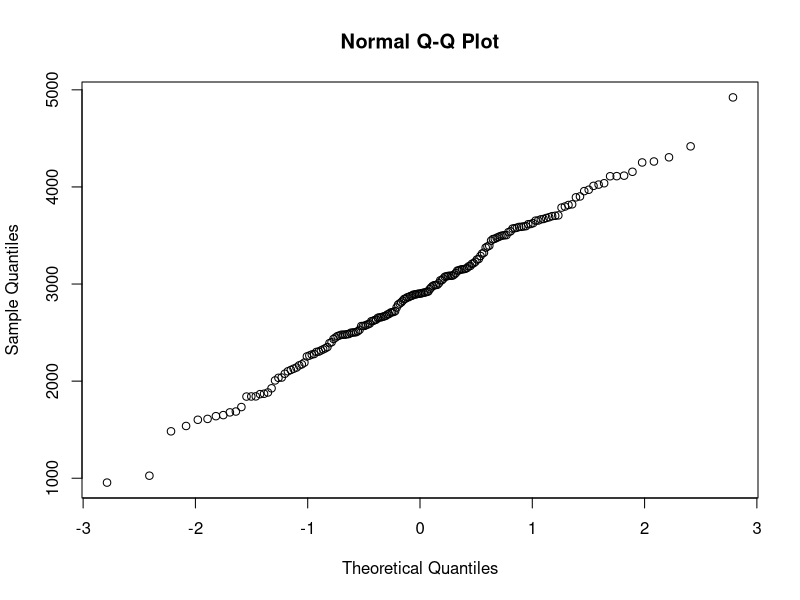
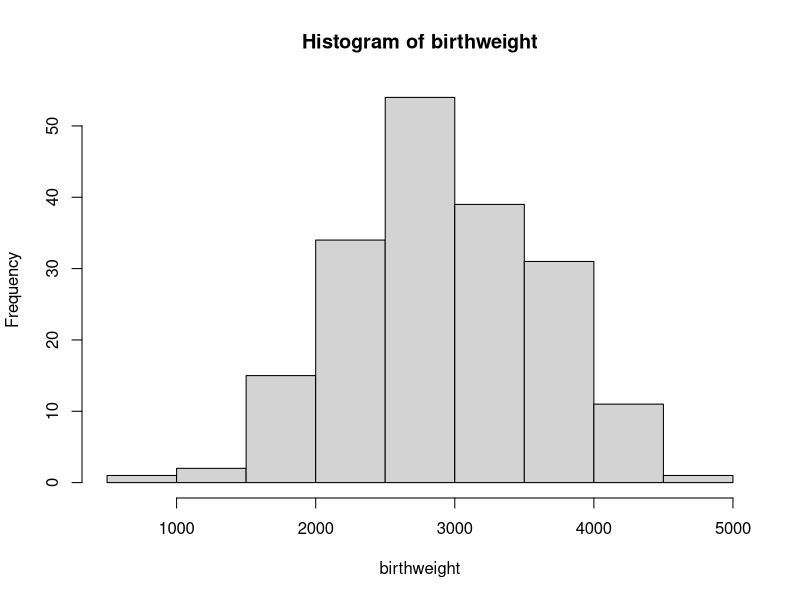
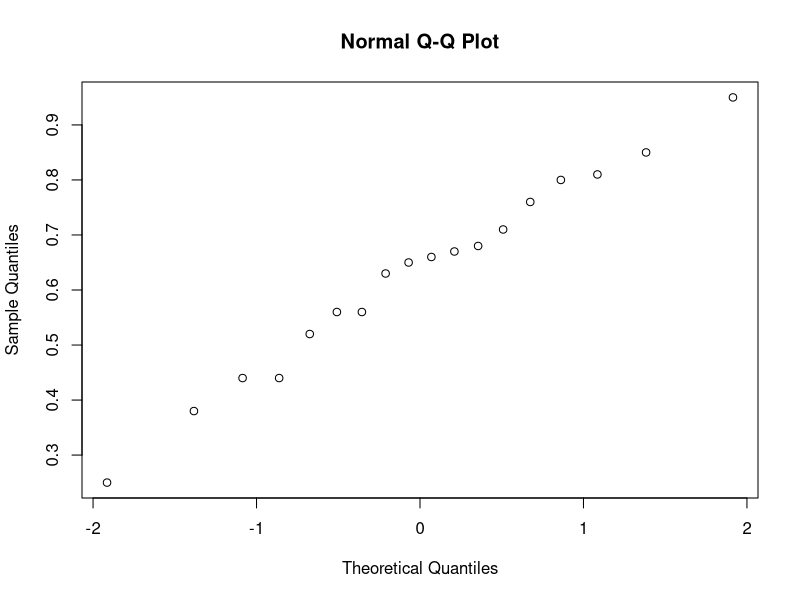
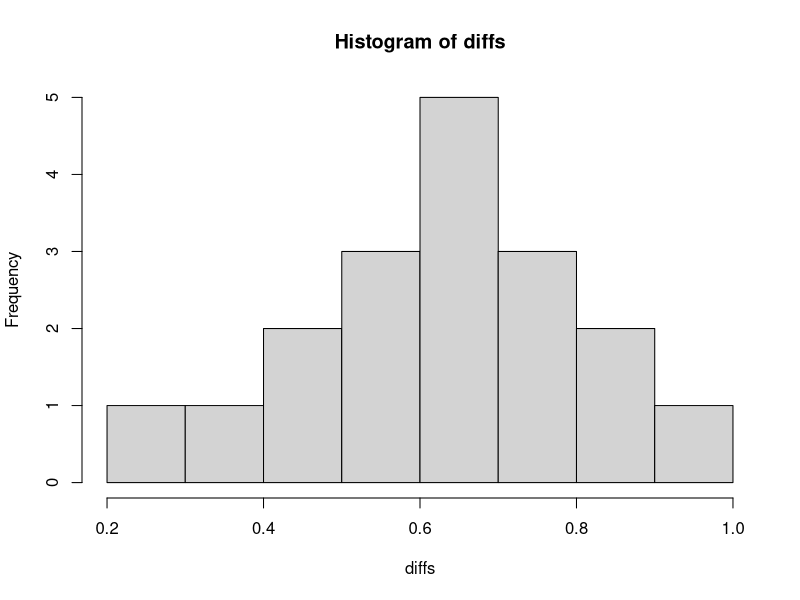
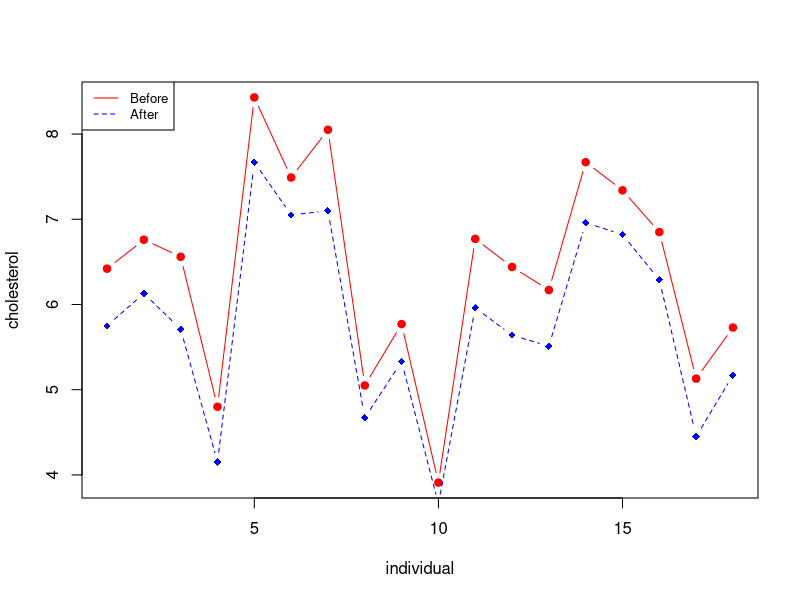
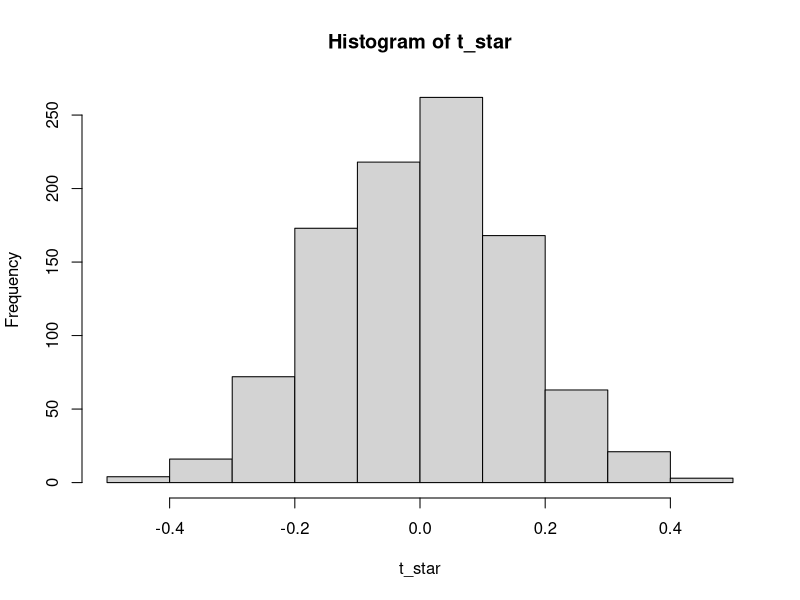

Write the R code that produced these figures, in order.
## ---- chunk 1
options(digits=3)
## ---- chunk 2
birthweight <- readLines("data/birthweight.txt")
birthweight <- as.double(birthweight[2:length(birthweight)])
birthweight
## ---- chunk 3
length(birthweight)
## ---- chunk 4
birthweight_mean <- mean(birthweight)
birthweight_mean
## ---- chunk 5
qqnorm(y = birthweight)
## ---- chunk 6
hist(birthweight)
# add density line
# lines(density(birthweight), col="blue",lwd=2)
## ---- chunk 7
shapiro.test(birthweight)
# H0 - normal distribution, H1 - not normal
## ---- chunk 8
t.test(birthweight, conf.level = 0.96)
## ---- chunk 9
B <- 1000
alpha <- 0.04
T_star <- numeric(B)

for(i in 1:B) {
  X_star <- sample(birthweight, replace = TRUE)
  T_star[i] <- mean(X_star)
}

T_star_q2 <- quantile(T_star, alpha/2)
T_star_q98 <- quantile(T_star, 1 - alpha/2)

c(2*birthweight_mean - T_star_q98, 2*birthweight_mean - T_star_q2)
## ---- chunk 10
sum(T_star<T_star_q2)
## ---- chunk 11
t.test(birthweight, alternative = "greater", mu=2800)
## ---- chunk 12
greater_weight <- as.integer(birthweight > 2800)
binom.test(sum(greater_weight), length(greater_weight), p=0.5, alt="g")
## ---- chunk 13


## ---- chunk 14

## ---- chunk 15
prop.test(c(61, 65), c(95, 93))
## ---- chunk 16
df <- as.data.frame(read.table("data/cholesterol.txt", header=TRUE))
head(df)
## ---- chunk 17
diffs <- df[, 1] - df[, 2]
diffs
qqnorm(diffs)
## ---- chunk 18
hist(diffs)
## ---- chunk 19
shapiro.test(diffs)
## ---- chunk 20
shapiro.test(df[, 1])
shapiro.test(df[, 2])
## ---- chunk 21
cor.test(df[, 1], df[, 2], method="pearson")
## ---- chunk 22
# Create a first line
plot(1:length(df[, 1]), df[, 1], type = "b", pch=19, col = "red", xlab = "individual", ylab = "cholesterol")
lines(1:length(df[, 2]), df[, 2], pch=18, col = "blue", type = "b", lty=2)
legend("topleft", legend=c("Before", "After"), col=c("red", "blue"), lty = 1:2, cex=0.8)
## ---- chunk 23
t.test(df[, 1], df[, 2], paired=2)
## ---- chunk 24
diff_mean <- function(x, y) {
  return(mean(x-y))
}

# original dataframe
stats <- diff_mean(df[, 1], df[, 2])
stats

B <- 1000
t_star <- numeric(B)

for (i in 1:B) {
  diff_star <- t(apply(cbind(df[, 1], df[, 2]), 1, sample))
  t_star[i] <- diff_mean(diff_star[, 1], diff_star[, 2])
}

hist(t_star)
# plot(rep(stats, 2), c(0, 50), col="red", lwd=2)
lines(rep(stats, 2), c(0, 50), col="red", lwd=2)
## ---- chunk 25
# calculating p-value
pl <- sum(t_star < stats) / B
pr <- sum(t_star > stats) / B

p <- 2*min(pl, pr)
p
## ---- chunk 26

mu <- mean(df[, 2])
mu # bar{x}

s <- sd(df[, 2])
s

theta_hat <- 2*mu - 3
theta_hat

alpha <- 0.05

n <- length(df[, 2])
t_alpha <- qt(1 - alpha/2, df=n)
t_alpha

theta_l <- theta_hat - t_alpha*s/sqrt(n)
theta_r <- theta_hat + t_alpha*s/sqrt(n)
c("[", theta_l,",", theta_r, "]")
## ---- chunk 27
t <- max(df[, 2])
t

n <- length(df[, 2])
n

for (theta in 3:12) {
  B <- 1000
  t_star <- numeric(B)
  
  for (i in 1:B) {
    x_star <- runif(n, min = 3, max = theta)
    t_star[i] <- max(x_star)
  }
  
  pl <- sum(t_star < t)/B
  pr <- sum(t_star > t)/B
  
  p <- 2* min(pl, pr)
  print(paste("Theta =", theta, ", ", p))
}
## ---- chunk 28
less_chol <- as.integer(df[, 2] < 6)
binom.test(sum(less_chol), length(less_chol), p=0.5, alt="g")
